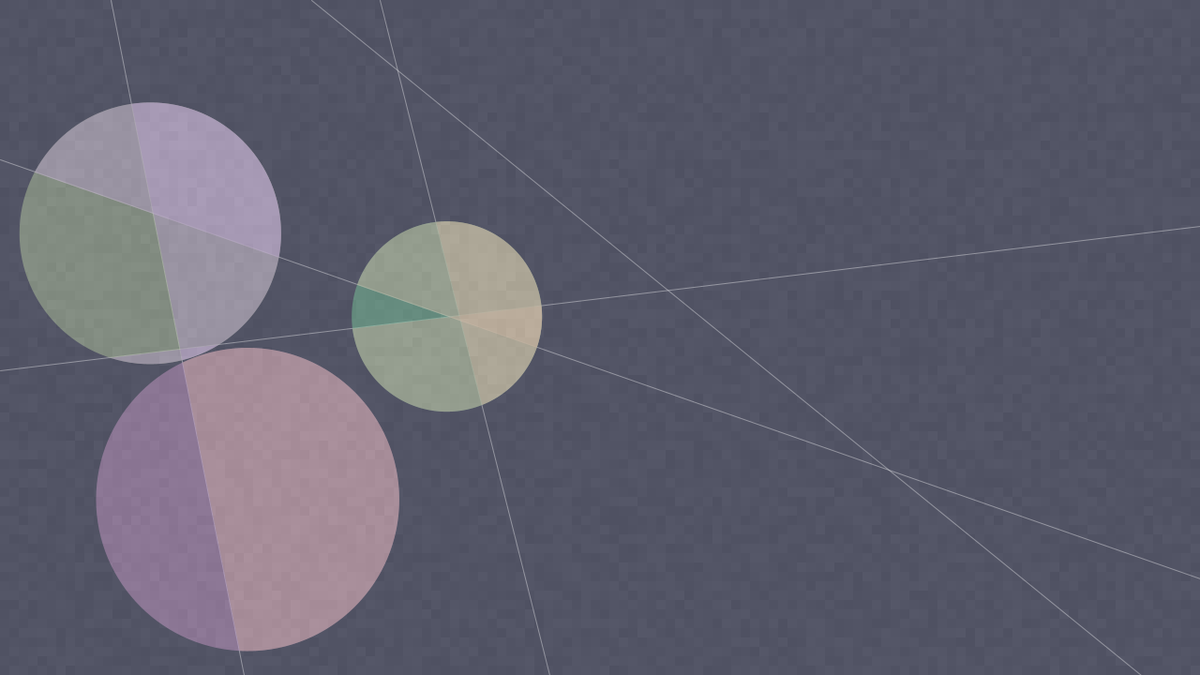
Frame 1 (no input)
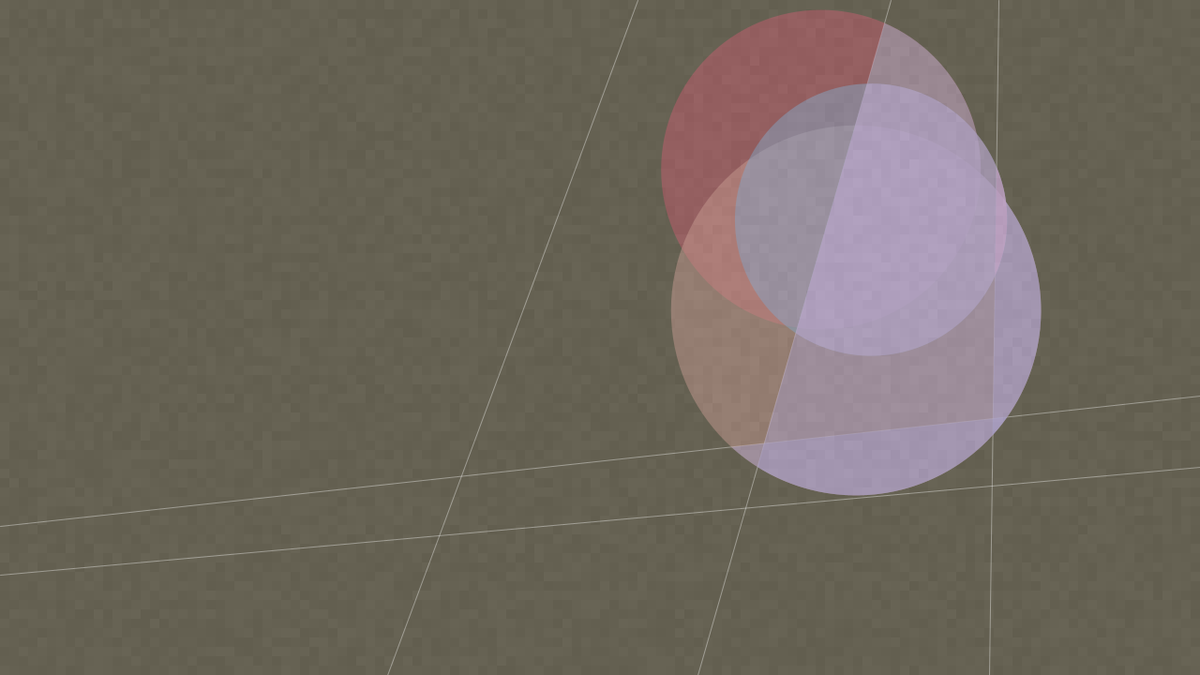
Frame 2 (the mouse pressed at the canvas centre, redrawn once)

The Processing sketch that drew these frames (run headless with seeded random() and noise(); the mouse was pressed at the canvas centre and the sketch redrawn once):

// Processing sketch: art_006
// ── art_006.pde
gLine[] lines = new gLine[5];
gCircle[] circles = new gCircle[3];


// Circle control properties
boolean drawCircles = true;
float minRadius = 100;
float maxRadius = 200;
float cr;


// Should we draw the lines we use to divide cirlces?
boolean drawLines = true;


// Should we draw the "paper" texture
boolean drawTexture = true;
int texRes = 10;







void setup() {
  size(1280, 720);
  pixelDensity(displayDensity());
  smooth();
  colorMode(HSB, 360, 255, 255, 255);
  noLoop();
  ellipseMode(RADIUS);
}

void draw() {
  //Clear the background to black
  background(random(0,360), 50, 100);
  
  //Generate random lines
  for(int i = 0; i < lines.length; i++) {
    if(boolean(i % 2)) {
      lines[i] = new gLine(-width/2, random(-height/2, height/2), width/2, random(-height/2, height/2));
    }
    else {
      lines[i] = new gLine(random(-width/2, width/2), -height/2, random(-width/2, width/2), height/2);
    }
  }
  
  //Generate random circles
  for(int i = 0; i < circles.length; i++) {
    cr = random(minRadius, maxRadius);
    circles[i] = new gCircle(random((-width/2)+cr+5, (width/2)-cr-5), random((-height/2)+cr+5, (height/2)-cr-5), cr); 
  }
  
  // translate the canvas so 0,0 is the center of the screen
  translate(width/2, height/2);
 
  //Draw the lines
  if(drawLines) {
    stroke(0, 0, 255, 100);
    for(int i = 0; i < lines.length; i++) {
      lines[i].draw();
    }
  }
  
  // draw the circles  
  if(drawCircles) {
    for(int i = 0; i < circles.length; i++) {
      circles[i].backColor = color(random(0,360), random(50, 150), 200, 125);
      circles[i].foreColor = color(random(0,360), 50, 200, 125);
      circles[i].strokeColor = color(0,0, 255);
      circles[i].draw(lines);
    }
  }
  
  //noiseFill(-width/2, -height/2, width/2, height/2);
  if(drawTexture) {
    noiseFill(-width/2, -height/2, width/2, height/2);
  }
}

void keyPressed(){
 if(key == ' ') {
    redraw();
  }
  
  if(key == 's') {
    save("screens/art_006-"+ day() + "-" + month() + "-" + year() + "-" + hour() + "-" + minute() + "-" + second() + "-" + millis() + ".png");
  }
}

// ── geometry.pde
class gLine {
 public PVector start, end;
 
 gLine(float x1, float y1, float x2, float y2) {
   this.start = new PVector(x1, y1);
   this.end = new PVector(x2, y2);
 } 
 
 void draw() {
   line(start.x, start.y, end.x, end.y);  
 }
}



class gCircle {
  public PVector origin;
  public float radius;
  public color foreColor;
  public color backColor;
  public color strokeColor;
  
  gCircle(float x, float y, float radius) {
    this.origin = new PVector(x, y);
    this.radius = radius;
  }
  
  void draw() {
    stroke(strokeColor);
    fill(backColor);
    ellipse(this.origin.x, this.origin.y, this.radius, this.radius);
  }
  
  void draw(gLine[] lines) {
    noStroke();
    //stroke(strokeColor);
    fill(backColor);
    ellipse(this.origin.x, this.origin.y, this.radius, this.radius);
    
    fill(foreColor);
    for(gLine l : lines) {
      float dx = l.end.x - l.start.x;
      float dy = l.end.y - l.start.y;
    
      float A = dx * dx + dy * dy;
      float B = 2 * (dx * (l.start.x - this.origin.x) + dy * (l.start.y - this.origin.y));
      float C = (l.start.x - this.origin.x) * (l.start.x - this.origin.x) + (l.start.y - this.origin.y) * (l.start.y - this.origin.y) - this.radius * this.radius;
      
      float det = B * B - 4 * A * C;
    
      if (!((A <= 0.0000001) || (det < 0) || (det == 0)))
      {
        float t = (-B + sqrt(det)) / (2 * A);
        PVector i1 = new PVector(l.start.x + t * dx, l.start.y + t * dy);
        
        t = (-B - sqrt(det)) / (2 * A);
        PVector i2 = new PVector(l.start.x + t * dx, l.start.y + t * dy);
        
        noStroke();
        //stroke(0, 0, 255, 80);
        if(atan2(i1.y - this.origin.y, i1.x - this.origin.x) < atan2(i2.y - this.origin.y, i2.x - this.origin.x)) {
          arc(this.origin.x, this.origin.y, this.radius, this.radius, atan2(i1.y - this.origin.y, i1.x - this.origin.x), atan2(i2.y - this.origin.y, i2.x - this.origin.x), CHORD);
        }
        else {
          arc(this.origin.x, this.origin.y, this.radius, this.radius, atan2(i2.y - this.origin.y, i2.x - this.origin.x), atan2(i1.y - this.origin.y, i1.x - this.origin.x), CHORD);
        }
      }  
    }
    
  }
  
}
// ── texture.pde
//int texRes = 50;

void noiseFill(int x1, int y1, int x2, int y2) {
  pushStyle();
  noStroke();
  for(int x = x1; x < x2; x = x + texRes) {
    for(int y = y1; y < y2; y= y + texRes) {
      fill(0, 0, random(50, 205), 10);
      rect(x, y, texRes, texRes);
    }
  }
  popStyle();
}
